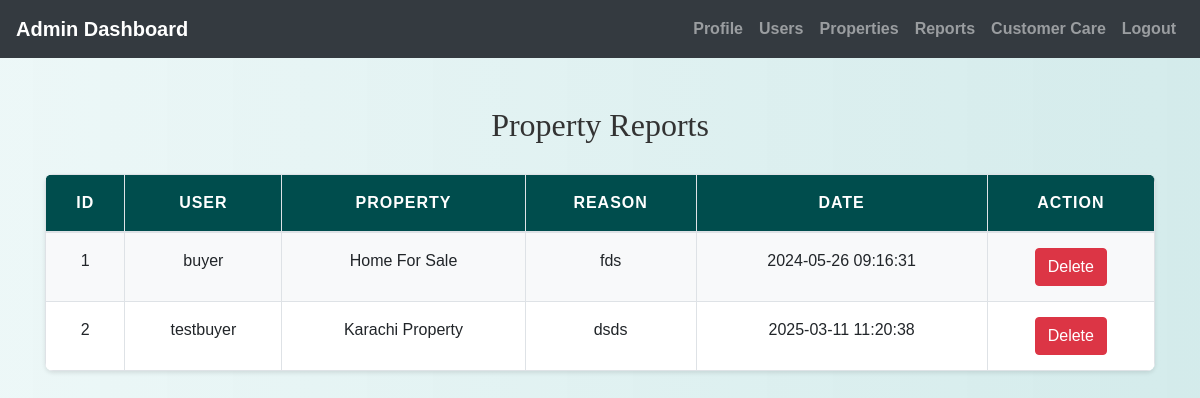
/admin/view_reports.php (signed in), run on the app's committed database.
### tables this page shows
CREATE TABLE `reportproperty` (
  `report_id` int(11) NOT NULL,
  `property_id` int(11) NOT NULL,
  `user_id` int(11) NOT NULL,
  `report_reason` text NOT NULL,
  `report_datetime` datetime DEFAULT current_timestamp()
);

CREATE TABLE `users` (
  `id` int(11) NOT NULL,
  `username` varchar(50) NOT NULL,
  `password` varchar(255) NOT NULL,
  `email` varchar(100) NOT NULL,
  `phone` varchar(20) NOT NULL,
  `age` int(11) DEFAULT NULL,
  `bio` text DEFAULT NULL,
  `expertise` varchar(255) DEFAULT NULL,
  `user_type` varchar(50) DEFAULT NULL,
  `status` enum('Pending','Approved') NOT NULL DEFAULT 'Pending'
);

CREATE TABLE `properties` (
  `property_id` int(11) NOT NULL,
  `user_id` int(11) DEFAULT NULL,
  `title` varchar(255) NOT NULL,
  `description` text NOT NULL,
  `location` varchar(255) NOT NULL,
  `price` decimal(10,2) NOT NULL,
  `property_type` enum('rent','sale') NOT NULL,
  `amenities` text DEFAULT NULL,
  `image` varchar(255) DEFAULT NULL,
  `bedrooms` int(11) NOT NULL,
  `latitude` decimal(10,8) NOT NULL,
  `longitude` decimal(11,8) NOT NULL,
  `status` enum('Active','Sold') DEFAULT 'Active'
);

### admin/view_reports.php (the view, shortened to what this page needs)
<?php
include('config.php');
$sql = "SELECT rp.report_id, u.username, p.title AS property_title, rp.report_reason, rp.report_datetime
        FROM ReportProperty rp
        JOIN users u ON rp.user_id = u.id
        JOIN Properties p ON rp.property_id = p.property_id";
$result = mysqli_query($conn, $sql);
$reports = [];
if (mysqli_num_rows($result) > 0) {
    while ($row = mysqli_fetch_assoc($result)) {
        $reports[] = $row;
    }
}
?>
<!DOCTYPE html>
<html>
<head>
    <link rel="stylesheet" href="https://maxcdn.bootstrapcdn.com/bootstrap/4.5.2/css/bootstrap.min.css">
    <link rel="stylesheet" href="../css/style.css">
</head>
<body>
<?php include('admin_navbar.php'); ?>
<div class="container mt-5">
    <h2>Property Reports</h2>
    <table class="table">
        <thead>
            <tr>
                <th>ID</th>
                <th>User</th>
                <th>Property</th>
                <th>Reason</th>
                <th>Date</th>
                <th>Action</th>
            </tr>
        </thead>
        <tbody>
            <?php foreach ($reports as $report) : ?>
                <tr>
                    <td><?php echo $report['report_id']; ?></td>
                    <td><?php echo htmlspecialchars($report['username']); ?></td>
                    <td><?php echo htmlspecialchars($report['property_title']); ?></td>
                    <td><?php echo htmlspecialchars($report['report_reason']); ?></td>
                    <td><?php echo $report['report_datetime']; ?></td>
                    <td>
                        <form method="post" onsubmit="return confirm('Are you sure you want to delete this report?')">
                            <button type="submit" class="btn btn-danger">Delete</button>
                        </form>
                    </td>
                </tr>
            <?php endforeach; ?>
        </tbody>
    </table>
</div>
</body>
</html>

### css/style.css (style rules this page uses)
body { background: linear-gradient(90deg, rgba(233, 246, 246, 0.831), rgba(207, 233, 233, 0.9)); font-family: 'Arial', sans-serif; color: #333; line-height: 1.6; }
h1, h2, h3, h4 { text-align: center; margin-top: 30px; margin-bottom: 30px; font-family: 'Georgia', serif; }
.container { margin-bottom: 40px; }
.table { width: 100%; border-collapse: collapse; margin-top: 20px; font-size: 16px; background-color: #ffffff; border-radius: 8px; overflow: hidden; box-shadow: 0 2px 4px rgba(0, 0, 0, 0.1); }
.table th, .table td { padding: 15px; border: 1px solid #dee2e6; text-align: center; }
.table thead th { background-color: #004d4d; color: white; font-weight: bold; text-transform: uppercase; letter-spacing: 1px; }
.table tbody tr:nth-child(odd) { background-color: #f8f9fa; }

### data on the page
reportproperty: report_id "1", user.username "buyer", property.title "Home For Sale", report_reason "fds", report_datetime "2024-05-26 09:16:31"
reportproperty: report_id "2", user.username "testbuyer", property.title "Karachi Property", report_reason "dsds", report_datetime "2025-03-11 11:20:38"
